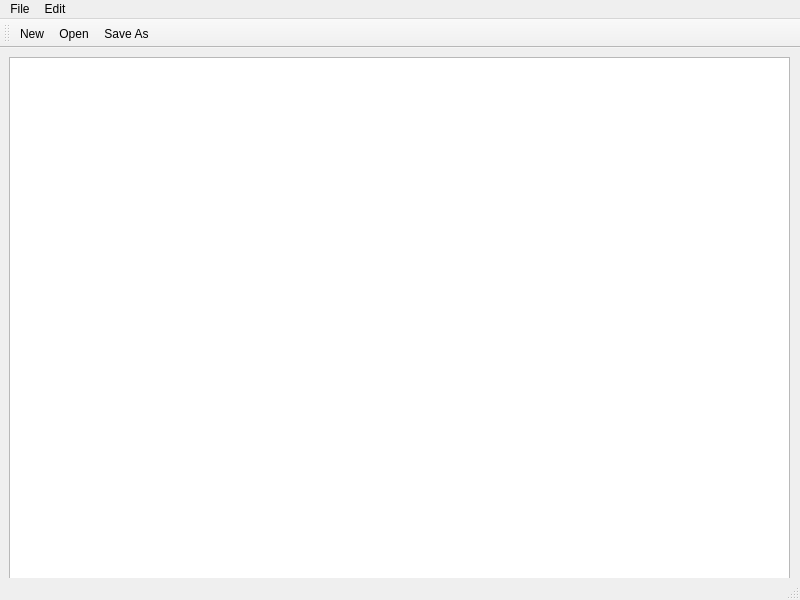
<?xml version="1.0" encoding="UTF-8"?>
<ui version="4.0">
 <class>Notepad</class>
 <widget class="QMainWindow" name="Notepad">
  <property name="geometry">
   <rect>
    <x>0</x>
    <y>0</y>
    <width>800</width>
    <height>600</height>
   </rect>
  </property>
  <property name="windowTitle">
   <string>Notepad</string>
  </property>
  <widget class="QWidget" name="centralwidget">
   <widget class="QWidget" name="verticalLayoutWidget">
    <property name="geometry">
     <rect>
      <x>9</x>
      <y>9</y>
      <width>781</width>
      <height>531</height>
     </rect>
    </property>
    <layout class="QVBoxLayout" name="verticalLayout">
     <item>
      <widget class="QTextEdit" name="textEdit"/>
     </item>
    </layout>
   </widget>
  </widget>
  <widget class="QMenuBar" name="menubar">
   <property name="geometry">
    <rect>
     <x>0</x>
     <y>0</y>
     <width>800</width>
     <height>25</height>
    </rect>
   </property>
   <widget class="QMenu" name="menuFile">
    <property name="title">
     <string>File</string>
    </property>
    <addaction name="actionNew"/>
    <addaction name="actionOpen"/>
    <addaction name="actionSave_As"/>
    <addaction name="actionPrint"/>
    <addaction name="actionExit"/>
   </widget>
   <widget class="QMenu" name="menuEdit">
    <property name="title">
     <string>Edit</string>
    </property>
    <addaction name="actionCopy"/>
    <addaction name="actionPaste"/>
    <addaction name="actionCut"/>
    <addaction name="actionUndo"/>
    <addaction name="actionRedo"/>
   </widget>
   <addaction name="menuFile"/>
   <addaction name="menuEdit"/>
  </widget>
  <widget class="QStatusBar" name="statusbar"/>
  <widget class="QToolBar" name="toolBar">
   <property name="windowTitle">
    <string>toolBar</string>
   </property>
   <attribute name="toolBarArea">
    <enum>TopToolBarArea</enum>
   </attribute>
   <attribute name="toolBarBreak">
    <bool>false</bool>
   </attribute>
   <addaction name="actionNew"/>
   <addaction name="actionOpen"/>
   <addaction name="actionSave_As"/>
  </widget>
  <action name="actionNew">
   <property name="icon">
    <iconset resource="Resources.qrc">
     <normaloff>:/imgs/Icons/New.bmp</normaloff>:/imgs/Icons/New.bmp</iconset>
   </property>
   <property name="text">
    <string>New</string>
   </property>
  </action>
  <action name="actionOpen">
   <property name="icon">
    <iconset resource="Resources.qrc">
     <normaloff>:/imgs/Icons/Open.bmp</normaloff>:/imgs/Icons/Open.bmp</iconset>
   </property>
   <property name="text">
    <string>Open</string>
   </property>
  </action>
  <action name="actionSave_As">
   <property name="icon">
    <iconset resource="Resources.qrc">
     <normaloff>:/imgs/Icons/Save.bmp</normaloff>:/imgs/Icons/Save.bmp</iconset>
   </property>
   <property name="text">
    <string>Save As</string>
   </property>
  </action>
  <action name="actionPrint">
   <property name="text">
    <string>Print</string>
   </property>
  </action>
  <action name="actionExit">
   <property name="text">
    <string>Exit</string>
   </property>
  </action>
  <action name="actionCopy">
   <property name="text">
    <string>Copy</string>
   </property>
  </action>
  <action name="actionPaste">
   <property name="text">
    <string>Paste</string>
   </property>
  </action>
  <action name="actionCut">
   <property name="text">
    <string>Cut</string>
   </property>
  </action>
  <action name="actionUndo">
   <property name="text">
    <string>Undo</string>
   </property>
  </action>
  <action name="actionRedo">
   <property name="text">
    <string>Redo</string>
   </property>
  </action>
 </widget>
 <resources>
  <include location="Resources.qrc"/>
 </resources>
 <connections/>
</ui>
